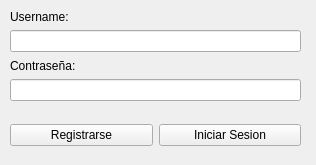
<?xml version="1.0" encoding="UTF-8"?>
<ui version="4.0">
 <class>LoginDialog</class>
 <widget class="QWidget" name="LoginDialog">
  <property name="geometry">
   <rect>
    <x>0</x>
    <y>0</y>
    <width>316</width>
    <height>165</height>
   </rect>
  </property>
  <property name="windowTitle">
   <string>Form</string>
  </property>
  <widget class="QWidget" name="verticalLayoutWidget">
   <property name="geometry">
    <rect>
     <x>10</x>
     <y>10</y>
     <width>291</width>
     <height>91</height>
    </rect>
   </property>
   <layout class="QVBoxLayout" name="verticalLayout">
    <item>
     <layout class="QVBoxLayout" name="verticalLayout_3">
      <item>
       <widget class="QLabel" name="label">
        <property name="text">
         <string>Username:</string>
        </property>
       </widget>
      </item>
      <item>
       <widget class="QLineEdit" name="lineEdit"/>
      </item>
     </layout>
    </item>
    <item>
     <widget class="QLabel" name="label_2">
      <property name="text">
       <string>Contraseña:</string>
      </property>
     </widget>
    </item>
    <item>
     <widget class="QLineEdit" name="lineEdit_2"/>
    </item>
   </layout>
  </widget>
  <widget class="QWidget" name="horizontalLayoutWidget">
   <property name="geometry">
    <rect>
     <x>10</x>
     <y>120</y>
     <width>291</width>
     <height>31</height>
    </rect>
   </property>
   <layout class="QHBoxLayout" name="horizontalLayout">
    <item>
     <widget class="QPushButton" name="pushButton">
      <property name="text">
       <string>Registrarse</string>
      </property>
     </widget>
    </item>
    <item>
     <widget class="QPushButton" name="pushButton_2">
      <property name="text">
       <string>Iniciar Sesion</string>
      </property>
     </widget>
    </item>
   </layout>
  </widget>
 </widget>
 <resources/>
 <connections/>
</ui>
